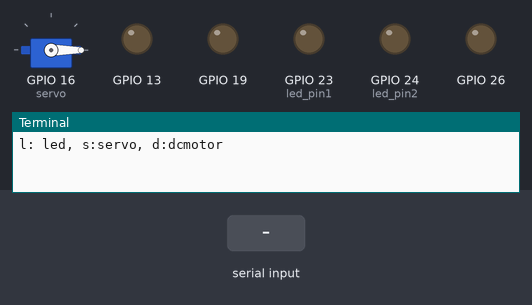
Recording of a program running on a simulated Raspberry Pi (BCM pin numbers). Shown: servo, output pins drawn as LEDs (lit = HIGH), the last lines printed to the terminal. Dashed ring = blinking. Inputs (shaded band) come from the test bench. Servo angles are drawn from the pulse width (0.5 ms = 0°, 2.5 ms = 180°); threads take turns every 2 ms.

Above: at 1.2 s.
1.3 s: "l" typed at the terminal, then Enter
At 4.1 s:
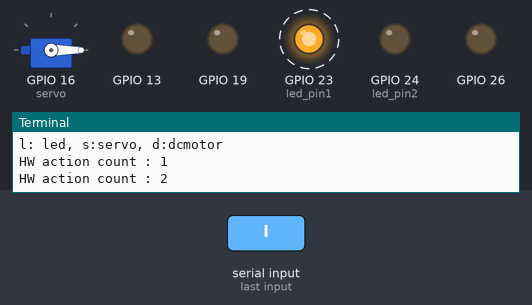
4.3 s: "s" typed at the terminal, then Enter
At 6.18 s:
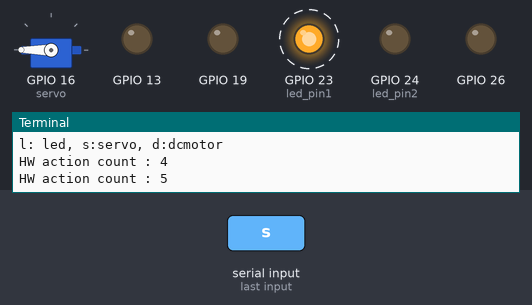
7.3 s: "d" typed at the terminal, then Enter
At 10.1 s:
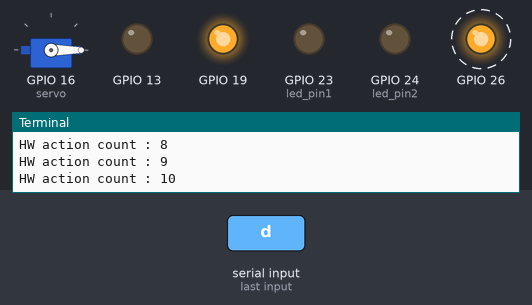
10.3 s: "l" typed at the terminal, then Enter
At 10.9 s:
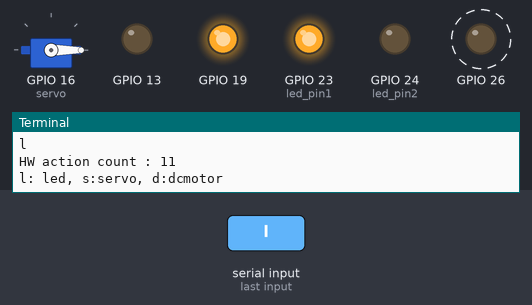
13.3 s: "s" typed at the terminal, then Enter
At 13.45 s:
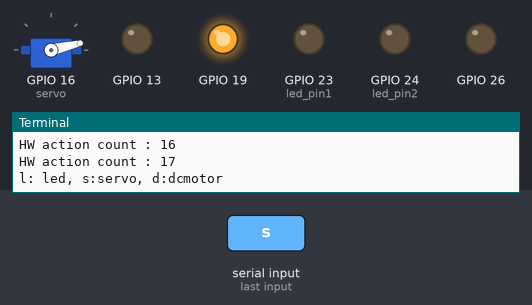
Timing chart, 0 to 20.3 s (numbered marks = the images above; inputs shaded):
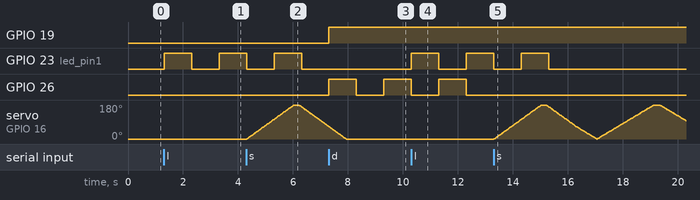

The program:

finaltest.py
```python
import RPi.GPIO as GPIO
import threading
import time

led_pin1 = 23
led_pin2 = 24
servo = 16

GPIO.setwarnings(False)
GPIO.setmode(GPIO.BCM)
GPIO.setup(led_pin1, GPIO.OUT)
GPIO.setup(led_pin2, GPIO.OUT)
GPIO.setup(servo, GPIO.OUT)

GPIO.output(led_pin1, False)
GPIO.output(led_pin2, False)

class DCmotor():
    def __init__(self, En, Inx, Iny):
        self.En = En
        self.Inx = Inx
        self.Iny = Iny
        GPIO.setup(self.En, GPIO.OUT)
        GPIO.setup(self.Inx, GPIO.OUT)
        GPIO.setup(self.Iny, GPIO.OUT)
        self.pwm = GPIO.PWM(self.En, 100)
        self.pwm.start(0)

    def moveF(self, x=0, t=0):
        GPIO.output(self.Inx, GPIO.HIGH)
        GPIO.output(self.Iny, GPIO.LOW) #direction setup forward
        self.pwm.ChangeDutyCycle(x) #speed control
        time.sleep(t)

    def moveB(self, x=0, t=0):
        GPIO.output(self.Inx, GPIO.LOW)
        GPIO.output(self.Iny, GPIO.HIGH) #direction setup reverse
        self.pwm.ChangeDutyCycle(x) #speed control
        time.sleep(t)

    def stop(self, t=0):
        self.pwm.ChangeDutyCycle(0)
        time.sleep(t)

flag_exit = False
userInput = 0
shared_number = 0
pwm_servo = GPIO.PWM(servo, 50.0)
pwm_servo.start(2.5)
motorA = DCmotor(26, 19, 13)
lock_1 = threading.Lock()

def t1_sub_led():
    while True:
        global shared_number
        global userInput
        if userInput == "l":
            for i in range(3):
                GPIO.output(led_pin1, GPIO.HIGH)
                time.sleep(1)
                lock_1.acquire()
                shared_number+=1
                lock_1.release()
                print(f"HW action count : {shared_number}")
                GPIO.output(led_pin1, GPIO.LOW)
                time.sleep(1)
                lock_1.acquire()
                shared_number+=1
                lock_1.release()
                print(f"HW action count : {shared_number}")
        elif flag_exit: break

def t2_sub_servo():
    while True:
        global shared_number
        global userInput
        if userInput == "s":
            for angle in range(0, 181):
                pwm_servo.ChangeDutyCycle((2.5)+(10.5)*angle/180)
                time.sleep(0.01)
            lock_1.acquire()
            shared_number+=1
            lock_1.release()
            print(f"HW action count : {shared_number}")
            for angle in range(180, -1, -1):
                pwm_servo.ChangeDutyCycle((2.5)+(10.5)*angle/180)
                time.sleep(0.01)
            lock_1.acquire()
            shared_number+=1
            lock_1.release()
            print(f"HW action count : {shared_number}")
        elif flag_exit: break

def t3_sub_dcmotor():
    while True:
        global shared_number
        global userInput
        if userInput == "d":
            for j in range(3):
                motorA.moveF(100, 1)
                lock_1.acquire()
                shared_number+=1
                lock_1.release()
                print(f"HW action count : {shared_number}")
                motorA.stop(1)
                lock_1.acquire()
                shared_number+=1
                lock_1.release()
                print(f"HW action count : {shared_number}")
        elif flag_exit: break

t1 = threading.Thread(target=t1_sub_led)
t1.start()
t2 = threading.Thread(target=t2_sub_servo)
t2.start()
t3 = threading.Thread(target=t3_sub_dcmotor)
t3.start()

try:
    while True:
        userInput = input("l: led, s:servo, d:dcmotor\n")
        print(userInput)
        time.sleep(0.1)
except KeyboardInterrupt:
    pass

flag_exit = True
pwm_servo.stop()
GPIO.cleanup()
```

Measured:
- after the input at 1.3 s, GPIO 23 (led_pin1): LOW → HIGH at once, → LOW 1.0 s later, → HIGH 1.0 s later
- after the input at 4.3 s, servo on GPIO 16 (servo): rises from 0° to 180° in 1.7 s, then falls to 66° in 1.3 s
- after the input at 7.3 s, GPIO 19: LOW → HIGH at once; GPIO 26: LOW → HIGH at once, → LOW 1.0 s later, → HIGH 1.0 s later
- after the input at 10.3 s, GPIO 23 (led_pin1): LOW → HIGH at once, → LOW 1.0 s later, → HIGH 1.0 s later
